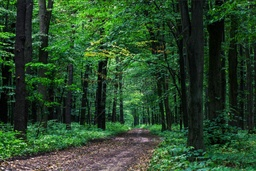
#> input picture knn_color_transfer/data/source/SummerForest.jpg, 256 x 171 px, shrunk from 942 x 630 before the run
$ python advanced_main.py
#> lines starting #> are read from the running program, lines starting #| are printed output that depends on the picture
### knn_color_transfer/src/color_utils.py
import numpy as np
import cv2
from skimage import color

def load_image(path):
    """
    加载图像 (默认使用 OpenCV 的 BGR 格式)。
    """
    import os
    # 检查文件是否存在
    if not os.path.exists(path):
        raise FileNotFoundError(f"图像文件不存在: {path} (当前工作目录: {os.getcwd()})")

    img = cv2.imread(path)
#> img is the input picture: shape (171, 256, 3); mean B, G, R 42.1, 72.2, 42.5
    if img is None:
        raise FileNotFoundError(f"无法加载图像: {path} (文件存在但OpenCV无法读取)")
    # OpenCV 默认是 BGR，我们转换为 RGB
    return cv2.cvtColor(img, cv2.COLOR_BGR2RGB)
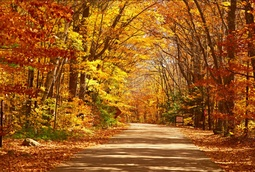
#> input picture knn_color_transfer/data/reference/AutumnForest.jpg, 255 x 172 px, shrunk from 939 x 633 before the run
#> in load_image, img is the input picture: shape (172, 255, 3); mean B, G, R 29.5, 91.4, 155.8
#| 加载图像：源图 (171, 256, 3), 参考图 (172, 255, 3)

def save_image(img_rgb, path):
    """
    保存图像。
    """
    # 转换回 BGR 格式进行保存
    img_bgr = cv2.cvtColor(img_rgb, cv2.COLOR_RGB2BGR)
    cv2.imwrite(path, img_bgr)

def rgb_to_lab(img_rgb):
    """
    将 RGB 图像转换为 Lab 图像。
    skimage.color.rgb2lab 接受 [0, 255] 或 [0, 1] 的浮点数输入。
    """
    # 转换为 [0, 1] 范围的浮点数
    img_float = img_rgb.astype(np.float32) / 255.0
    # 使用 skimage 的 Lab 转换
    img_lab = color.rgb2lab(img_float)
#> img_lab: shape (171, 256, 3) float32; mean of channels 0, 1, 2 27.2, -16.6, 13.8
#> in rgb_to_lab (call 2), `img_lab = color.rgb2lab(img_float)`: img_lab: shape (172, 255, 3) float32; mean of channels 0, 1, 2 45.1, 21.7, 43.6
    return img_lab

def lab_to_rgb(img_lab):
    """
    将 Lab 图像转换回 RGB 图像。
    """
    # 使用 skimage 的 RGB 转换
    img_float = color.lab2rgb(img_lab)
    # 转换回 [0, 255] 范围的整数
    img_rgb = (img_float * 255.0).clip(0, 255).astype(np.uint8)
    return img_rgb

### knn_color_transfer/src/advanced_knn_matcher.py
import numpy as np
from sklearn.neighbors import NearestNeighbors
from .color_utils import load_image, save_image, rgb_to_lab, lab_to_rgb


class AdvancedKNNColorMatcher:
    def __init__(self, k=10, sigma=50.0, window_size=1):
        """
        高级KNN颜色匹配器

        参数:
        k: KNN中的邻居数量
        sigma: 高斯核函数的标准差
        window_size: 窗口大小（1表示3x3窗口，2表示5x5窗口等）
        """
        self.k = k
        self.sigma = sigma
        self.window_size = window_size
        self.model = None
        self.reference_features = None
        self.reference_ab = None

    def _extract_windows(self, img_lab):
        """
        从Lab图像中提取窗口特征（完全向量化版本）
        """
        H, W, C = img_lab.shape
#> H = 172; W = 255; C = 3
        size = self.window_size

        # 提取L通道作为特征
        l_channel = img_lab[:, :, 0]
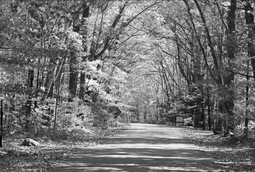
#> l_channel: shape (172, 255) float32; min 2.77, max 97.5, mean 45.1; drawn with min black and max white

        # 使用滑动窗口视图技术提取所有窗口
        window_size = 2 * size + 1

        # 创建滑动窗口视图
        shape = (H - 2 * size, W - 2 * size, window_size, window_size)
#> shape = (170, 253, 3, 3)
        strides = l_channel.strides + l_channel.strides
#> strides = (3060, 12, 3060, 12)
        window_view = np.lib.stride_tricks.as_strided(
            l_channel,
            shape=shape,
            strides=strides
        )

        # 展平窗口特征
        features = window_view.reshape(-1, window_size * window_size)

        # 提取对应的ab值
        center_indices_x = np.arange(size, H - size)
#> center_indices_x = 170 values from 1 to 170
        center_indices_y = np.arange(size, W - size)
#> center_indices_y = 253 values from 1 to 253
        xx, yy = np.meshgrid(center_indices_x, center_indices_y, indexing='ij')
        ab_values = img_lab[xx, yy, 1:].reshape(-1, 2)
#> ab_values = 43010 pairs, first value -18.21 to 51.07, second value 4.38 to 85.51

        return features, ab_values

    def build_model(self, ref_image_lab):
        """
        根据参考图像建立KNN模型
        """
        print(f"--- 构建高级KNN模型 (窗口大小: {2*self.window_size+1}x{2*self.window_size+1}) ---")

        # 提取参考图像的窗口特征
        self.reference_features, self.reference_ab = self._extract_windows(ref_image_lab)
#> self.reference_ab has the same summary as ab_values in _extract_windows

        # 使用NearestNeighbors建立查找模型
        self.model = NearestNeighbors(n_neighbors=self.k, algorithm='auto', metric='euclidean')
        self.model.fit(self.reference_features)

        print(f"KNN模型建立完成，参考窗口数: {len(self.reference_features)}")
#| KNN模型建立完成，参考窗口数: 43010

    def transfer_colors(self, target_image_lab):
        """
        对目标图像进行颜色迁移
        """
        H, W, C = target_image_lab.shape
#> H = 171; W = 256
        size = self.window_size

        print(f"--- 开始颜色迁移 (窗口大小: {2*size+1}x{2*size+1}) ---")

        # 提取目标图像的窗口特征
        print("提取目标图像窗口特征...")
        target_features, _ = self._extract_windows(target_image_lab)
#> in _extract_windows (call 2), `l_channel = img_lab[:, :, 0]`:
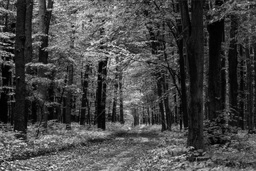
#> l_channel: shape (171, 256) float32; min 0, max 97.32, mean 27.2; drawn with min black and max white
#> in _extract_windows (call 2), `strides = l_channel.strides + l_channel.strides`: strides = (3072, 12, 3072, 12)
#> in _extract_windows (call 2), `ab_values = img_lab[xx, yy, 1:].reshape(-1, 2)`: ab_values = 42926 pairs, first value -55.49 to 14.81, second value -8.25 to 65.09

        print(f"开始查找 {len(target_features)} 个目标窗口的最近邻...")
#> (printed output is left out)

        # 查找K个最近邻
        distances, indices = self.model.kneighbors(target_features)

        # 计算权重（使用高斯核函数）
        weights = np.exp(-distances**2 / (2 * self.sigma**2))
        normalized_weights = weights / np.sum(weights, axis=1, keepdims=True)

        # 获取邻居的颜色值并进行加权平均
        neighbor_colors = self.reference_ab[indices]
        weighted_colors = neighbor_colors * normalized_weights[:, :, np.newaxis]
        new_ab = np.sum(weighted_colors, axis=1)
#> new_ab = 42926 pairs, first value 5.11 to 39.73, second value 10.62 to 68.99

        print("颜色迁移计算完成。")

        # 重构图像
        new_image_lab = np.copy(target_image_lab)

        # 向量化填充内部区域的颜色（边界区域保持原样）
        # 创建索引网格
        x_indices, y_indices = np.meshgrid(
            np.arange(size, H - size),
            np.arange(size, W - size),
            indexing='ij'
        )

        # 展平索引
        flat_x_indices = x_indices.ravel()
        flat_y_indices = y_indices.ravel()

        # 向量化赋值
        new_image_lab[flat_x_indices, flat_y_indices, 1:] = new_ab.reshape(-1, 2)
#> new_image_lab: shape (171, 256, 3) float32; mean of channels 0, 1, 2 27.2, 21.4, 31

        return new_image_lab


def run_advanced_color_transfer(source_path, ref_path, output_path, k=10, sigma=50.0, window_size=1):
    """
    运行高级KNN颜色迁移流程
    """
    print("--- 高级KNN颜色迁移开始 ---")

    # 1. 加载图像
    source_rgb = load_image(source_path)
    ref_rgb = load_image(ref_path)
    print(f"加载图像：源图 {source_rgb.shape}, 参考图 {ref_rgb.shape}")

    # 2. 转换为Lab空间
    source_lab = rgb_to_lab(source_rgb)
    ref_lab = rgb_to_lab(ref_rgb)
    print("图像转换为Lab空间。")

    # 3. 构建和执行KNN匹配
    matcher = AdvancedKNNColorMatcher(k=k, sigma=sigma, window_size=window_size)
    matcher.build_model(ref_lab)

    # 4. 迁移颜色
    transferred_lab = matcher.transfer_colors(source_lab)

    # 5. 转换回RGB空间
    transferred_rgb = lab_to_rgb(transferred_lab)
#> in lab_to_rgb, `img_float = color.lab2rgb(img_lab)`:
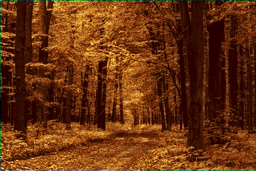
#> img_float: shape (171, 256, 3) float32; mean R, G, B 0.413, 0.198, 0.061

    # 6. 保存结果
    save_image(transferred_rgb, output_path)
    print(f"结果已保存到: {output_path}")
    print("--- 高级KNN颜色迁移完成 ---")

### knn_color_transfer/advanced_main.py
import sys
import os
import argparse

# 动态将项目根目录添加到模块搜索路径
project_root = os.path.dirname(os.path.abspath(__file__))
if project_root not in sys.path:
    sys.path.append(project_root)

# 从src包中导入处理模块
from src.advanced_knn_matcher import run_advanced_color_transfer


def main():
    parser = argparse.ArgumentParser(description="Advanced KNN Color Transfer with Window-based Matching")

    # 路径参数
    base_dir = os.path.dirname(os.path.abspath(__file__))
    parser.add_argument("--source",
                        type=str,
                        default=os.path.join(base_dir, "data/source/SummerForest.jpg"),
                        help="路径: 待转换的目标图像")
    parser.add_argument("--reference",
                        type=str,
                        default=os.path.join(base_dir, "data/reference/AutumnForest.jpg"),
                        help="路径: 风格参考图像")
    parser.add_argument("--output",
                        type=str,
                        default=os.path.join(base_dir, "data/output/advanced_transferred_image3.png"),
                        help="路径: 结果图像保存路径")

    # 算法参数
    parser.add_argument("-k", type=int, default=10, help="KNN 算法中的 K 值 (近邻数)")
    parser.add_argument("--sigma", type=float, default=50.0, help="高斯核函数的标准差参数")
    parser.add_argument("--window-size", type=int, default=1, help="窗口大小 (1表示3x3窗口)")

    args = parser.parse_args()

    # 确保输出目录存在
    output_dir = os.path.dirname(args.output)
    if output_dir:
        os.makedirs(output_dir, exist_ok=True)

    print(f"源图像路径: {args.source}")
    print(f"参考图像路径: {args.reference}")
    print(f"输出路径: {args.output}")
    print(f"K值: {args.k}")
    print(f"Sigma: {args.sigma}")
    print(f"窗口大小: {args.window_size}")

    try:
        run_advanced_color_transfer(
            source_path=args.source,
            ref_path=args.reference,
            output_path=args.output,
            k=args.k,
            sigma=args.sigma,
            window_size=args.window_size
        )
        print("高级颜色迁移完成!")
    except FileNotFoundError as e:
        print(f"错误: 找不到文件。请检查路径是否正确: {e}")
    except Exception as e:
        print(f"发生未预期错误: {e}")


if __name__ == "__main__":
    main()
